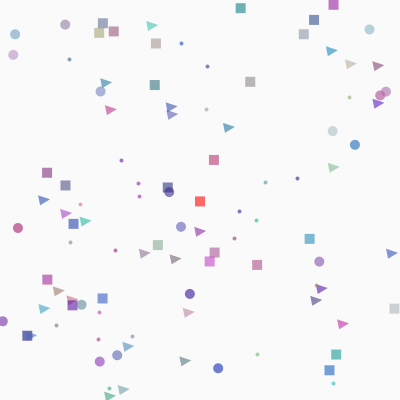
Frame 1 (no input)
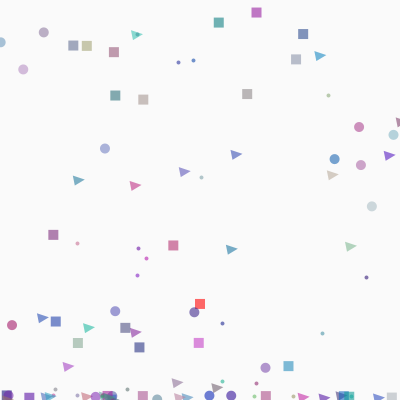
Frame 60 (the mouse pressed at the canvas centre just before this capture)
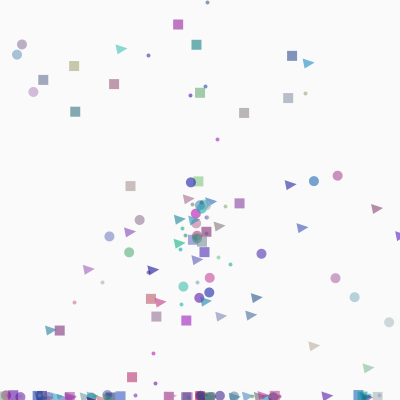
Frame 120 (the mouse held since frame 60 and released just before this capture)

The Processing sketch that drew these frames (run headless with seeded random() and noise(); from frame 60 on, the mouse is pressed at the canvas centre):

// Processing sketch: arrayList
// ── arrayList.pde
/*
  Ejemplo de Objetos y ArrayLists 
  Sergio Majluf
  Septiembre 2017
 */

// Crear objeto tipo Particula
Particula pr = new Particula(200, 200, color(255, 0, 0), 4, 0, 0);

// Crear ArrayList de Particulas
ArrayList<Particula> particulas = new ArrayList<Particula>();


void setup() {
  size(400, 400);
  particulas.add(pr);  // Agregar elementos usando add();

  // Crear 100 particulas y agregarlas
  for (int i=0; i<100; i++) {
    particulas.add(
      new Particula(
      random(width), 
      random(height), 
      color(random(10, 200), random(10, 200), random(100, 200)), 
      (int)random(4), 
      random(0.05, 0.8), 
      random(0.05, 0.8)
      )
      );
  }
}

void draw() {
  background(250);

  // Este es un for loop mejorado
  for (Particula p : particulas) {
    p.mover();
    p.mostrar();
  }

  if (mousePressed) {
    // crearemos particulas en la posición del mouse
    particulas.add(
      new Particula(
      mouseX, 
      mouseY, 
      color(random(10, 200), random(10, 200), random(100, 200)), 
      (int)random(4), 
      random(0.05, 1.8), 
      random(0.05, 1.8)
      )
      );
  }
  
  println("fr:" + frameRate + "\t total:" + particulas.size()); 
}


// Eliminar la más nueva al mover el mouse
void mouseMoved() {
  int total = particulas.size();
  if (particulas.size() > 1) {
    particulas.remove(total-1);
  }
}


// Rotar el dibujo toas las particula
void keyPressed() {

  float r = 0;
  if (key == '0') {
    r = 0;
  } else if (key == '1') {
    r = 1;
  } else if (key == '2') {
    r = 2;
  } else if (key == '3') {
    r = 3;
  }
  
  for (Particula p : particulas) {
      p.r = r;
  }
    
}
// ── particle.pde
class Particula
{
  //Globales
  float px, py, r, gravedad;
  color c;
  float velX, velY, accelX, accelY, g;
  
  //Constructor: cómo se crea una particula
  //        posX,      posY,      color,    forma,  accelX,    accelY
  Particula(float ipx, float ipy, color ic, int ir, float iax, float iay) { 
    px=ipx;
    py=ipy; 
    c=ic;
    r=ir;
    velX = random(-2,2);
    velY = random(-2,2);
    accelX = iax;
    accelY = iay;
    gravedad = 1.007;

  }

  void mover() { 
    
    // Si estamos en un borde, mueve
    // en dirección opuesta
    if(px<0||px>width) velX*=-1;
    if(py<0||py>height) velY*=-1;
    
    // posición + (velocidad * aceleracion)
    px += velX * accelX; 
    py += velY * accelY;
    
    // Aplica gravedad al eje Y
    if (py < height-5) { py *= gravedad; }
    
    // Limita posiciónY para que no se salga de pantalla
    constrain(py, 0, height-100);
    
    //accelX *= 0.99;
    //accelY *= 0.99;
  }

  void mostrar() {
    if (r==1) {
      stroke(c, 150);
      strokeWeight(4);
      point(px, py);
    } else if (r==2) {
      noStroke();
      fill(c, 150);
      ellipse(px, py, 10, 10);
    } else if (r==3) {
      noStroke();
      fill(c, 150);
      triangle(px-2, py+6, px-4, py-4, px+8, py);
    } else {
      noStroke();
      fill(c, 150);
      rectMode(CENTER);
      rect(px, py, 10, 10);
    }
  }
}
